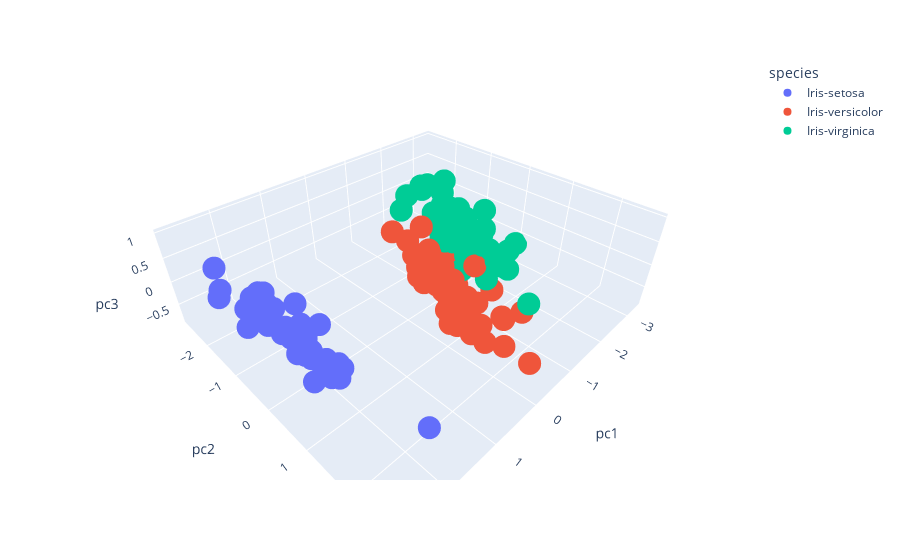

Write notebook code for a chart like this one.
### Code cell
pc3 = result[:,2]
pcs = pd.DataFrame(list(zip(pc1, pc2, pc3, species)),columns =['pc1', 'pc2', 'pc3', 'species']) 
fig = px.scatter_3d(pcs, x='pc1', y='pc2', z='pc3',color='species')
fig.show()
